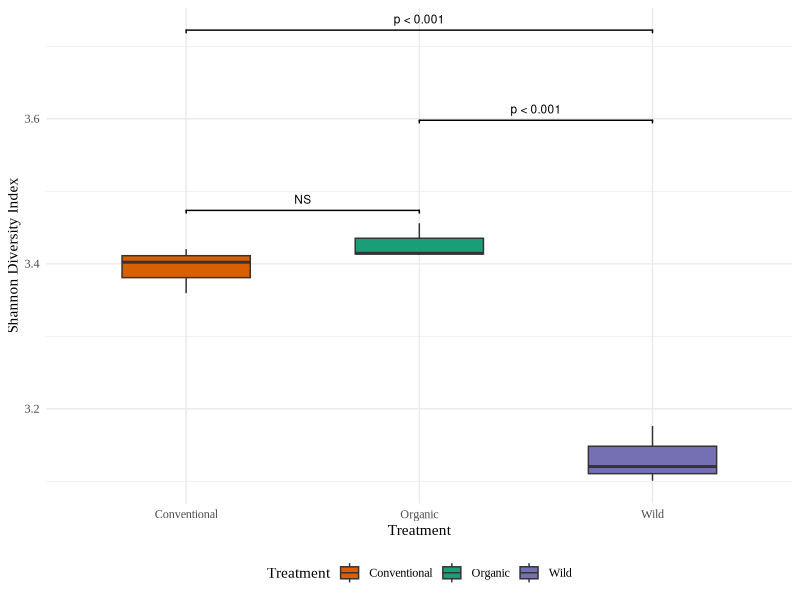
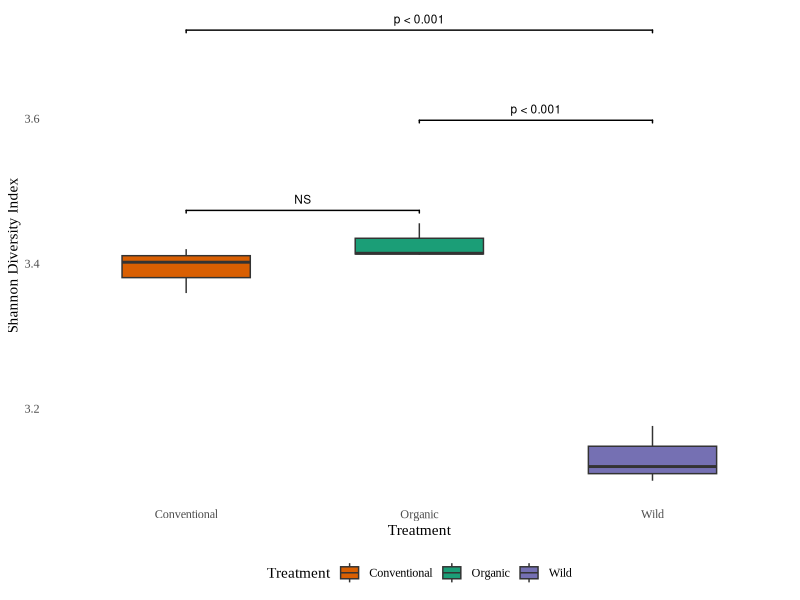

Source code (R) for these figures, in order: (Note: this script raises an error after producing the figures.)
# ============================================================
# FIGURA COMPUESTA a) b) c) d) — mismo estilo que ejemplo
# ============================================================

# ---- Paquetes
library(tidyverse)
library(vegan)
library(ggsignif)
library(RColorBrewer)
library(cowplot)
library(png)
library(grid)
library(ggtext)

# ---- Parámetros generales
panel_width_in  <- 6
panel_height_in <- 5
dpi_out         <- 600
gutter_pts      <- 2
base_family     <- "Times New Roman"

organ_levels <- c("Bark","Grape","Leaf","Soil")
organ_cols <- c(Bark="#66C2A5", Grape="#FC8D62", Leaf="#8DA0CB", Soil="#E78AC3")

strip_grid <- function(p) {
  p + theme(panel.grid.major = element_blank(),
            panel.grid.minor = element_blank(),
            panel.background = element_rect(fill = "white", colour = NA))
}
fmt_p <- function(p) {
  if (is.na(p) || p > 0.05) "NS"
  else if (p < 0.001) "p < 0.001"
  else paste0("p = ", format(round(p, 3), nsmall = 3, trim = TRUE))
}

# ============================================================
# ===== Panel a) Shannon por Treatment (Figure_7a.csv)
# ============================================================
raw_data_a <- read.csv("data/Figure_7a-b.csv", sep = ";", dec = ",", check.names = FALSE)
names(raw_data_a) <- gsub("\\s+", ".", trimws(names(raw_data_a)))

if (!"Relative.Abundance" %in% names(raw_data_a)) {
  raw_data_a$Abundance <- as.numeric(gsub(",", ".", raw_data_a$Abundance))
  raw_data_a <- raw_data_a %>%
    group_by(Sample) %>%
    mutate(Relative.Abundance = Abundance/sum(Abundance, na.rm = TRUE)) %>%
    ungroup()
}

shannon_a <- raw_data_a %>%
  group_by(Sample, Treatment) %>%
  summarise(Shannon = diversity(Relative.Abundance, "shannon"), .groups="drop")

anova_a <- aov(Shannon ~ Treatment, data = shannon_a)
tukey_a <- TukeyHSD(anova_a)$`Treatment`
comparisons_a <- list(c("Organic","Conventional"), c("Organic","Wild"), c("Conventional","Wild"))
p_labels_a <- sapply(tukey_a[,4], fmt_p)

p_a <- ggplot(shannon_a, aes(Treatment, Shannon, fill = Treatment)) +
  geom_boxplot(width=0.55, outlier.size=1.8, fatten=2) +
  scale_fill_manual(values = c(Organic="#1b9e77",Conventional="#d95f02",Wild="#7570b3")) +
  ggsignif::geom_signif(comparisons = comparisons_a, annotations = p_labels_a,
                        map_signif_level = FALSE, step_increase = 0.35,
                        tip_length=0.01, textsize=3, vjust=-0.2) +
  theme_minimal(base_family = base_family) +
  labs(x="Treatment", y="Shannon Diversity Index") +
  theme(legend.position="bottom")
panel_a <- strip_grid(p_a)

# ============================================================
# ===== Panel b) Shannon por órgano (Figure_7b.csv)
# ============================================================
raw_data_b <- read.csv("data/Figure_7a-b.csv", sep = ";", dec = ",", check.names = FALSE)
raw_data_b$Abundance <- as.numeric(gsub(",", ".", raw_data_b$Abundance))

df_b <- raw_data_b %>%
  group_by(Sample, Organ.Material, Genera) %>%
  summarise(Abundance=sum(Abundance, na.rm=TRUE), .groups="drop") %>%
  group_by(Sample, Organ.Material) %>%
  mutate(Rel_Abundance=Abundance/sum(Abundance, na.rm=TRUE)) %>%
  ungroup()

shannon_b <- df_b %>%
  group_by(Sample, Organ.Material) %>%
  summarise(Shannon = diversity(Rel_Abundance, "shannon"), .groups="drop")

anova_b <- aov(Shannon ~ Organ.Material, data = shannon_b)
tukey_b <- TukeyHSD(anova_b)$`Organ.Material`
comparisons_b <- strsplit(rownames(tukey_b), "-")
p_labels_b <- sapply(tukey_b[,4], fmt_p)

p_b <- ggplot(shannon_b, aes(Organ.Material, Shannon, fill = Organ.Material)) +
  geom_boxplot(width=0.55, outlier.size=1.8) +
  scale_fill_manual(values=organ_cols) +
  ggsignif::geom_signif(comparisons=comparisons_b, annotations=p_labels_b,
                        map_signif_level=FALSE, step_increase=0.12,
                        tip_length=0.01, textsize=2.7, vjust=-0.2) +
  theme_minimal(base_family = base_family) +
  labs(x="Plant Organ", y="Shannon Diversity Index") +
  theme(axis.text.x=element_text(angle=45,hjust=1),
        legend.position="bottom")
panel_b <- strip_grid(p_b)

# ============================================================
# ===== Panel c) NMDS (Figure_7c.csv)
# ============================================================
raw_data_c <- read.csv("data/Figure_7c.csv", sep = ",", check.names = FALSE)
abund_mat <- as.matrix(raw_data_c[, -1])
rownames(abund_mat) <- raw_data_c$Sample_ID
set.seed(123)
nmds <- metaMDS(abund_mat, distance="bray", k=2, trymax=100)

metadata <- data.frame(do.call(rbind, strsplit(raw_data_c$Sample_ID, "_")))
colnames(metadata) <- c("Rep","Treatment","Organ")

df_c <- data.frame(Sample=raw_data_c$Sample_ID,
                   NMDS1=nmds$points[,1], NMDS2=nmds$points[,2],
                   Treatment=metadata$Treatment,
                   Organ=factor(metadata$Organ, levels=organ_levels))

p_c <- ggplot(df_c, aes(NMDS1, NMDS2, color=Organ, shape=Treatment)) +
  geom_point(size=3) +
  scale_color_manual(values=organ_cols) +
  theme_minimal(base_family = base_family) +
  labs(x="NMDS1", y="NMDS2") +
  theme(legend.position="bottom")
panel_c <- strip_grid(p_c)

# ============================================================
# ===== Panel d) Barras apiladas (Figure_7d.csv)
# ============================================================
raw_data_d <- read.csv("data/Figure_7d.csv", sep = ";", dec = ",", check.names = FALSE)
raw_data_d$Abundance <- as.numeric(gsub(",", ".", raw_data_d$Abundance))

df_d <- raw_data_d %>%
  group_by(System, Medium, Ecosystem, Class) %>%
  summarise(Abundance=sum(Abundance, na.rm=TRUE), .groups="drop") %>%
  group_by(System, Medium, Ecosystem) %>%
  mutate(Rel_Abundance=100*Abundance/sum(Abundance, na.rm=TRUE)) %>%
  ungroup()

p_d <- ggplot(df_d, aes(System, Rel_Abundance, fill=Class)) +
  geom_bar(stat="identity", position="stack", width=0.25, color="white", linewidth=0.2) +
  facet_grid(Ecosystem ~ Medium) +
  theme_minimal(base_family = base_family) +
  labs(y="Relative Abundance (%)", x=NULL, fill="Bacterial Class") +
  theme(axis.text.x=ggtext::element_markdown(angle=45,hjust=1),
        legend.position="right")
panel_d <- strip_grid(p_d)

# ============================================================
# Exportar paneles individuales a TIFF
# ============================================================
tiff("output/panel_a.tiff", width=panel_width_in, height=panel_height_in,
     units="in", res=dpi_out, compression="lzw")
print(panel_a); dev.off()

tiff("output/panel_b.tiff", width=panel_width_in, height=panel_height_in,
     units="in", res=dpi_out, compression="lzw")
print(panel_b); dev.off()

tiff("output/panel_c.tiff", width=panel_width_in, height=panel_height_in,
     units="in", res=dpi_out, compression="lzw")
print(panel_c); dev.off()

tiff("output/panel_d.tiff", width=panel_width_in, height=panel_height_in,
     units="in", res=dpi_out, compression="lzw")
print(panel_d); dev.off()

# ============================================================
# Figura compuesta final a 12x10 in
# ============================================================
fila1 <- plot_grid(panel_a, panel_b, ncol=2, labels=c("a)","b)"),
                   label_size=14, label_fontface="bold",
                   label_x=0.02, label_y=0.98, hjust=0, vjust=1)
fila2 <- plot_grid(panel_c, panel_d, ncol=2, labels=c("c)","d)"),
                   label_size=14, label_fontface="bold",
                   label_x=0.02, label_y=0.98, hjust=0, vjust=1)
fig_final <- plot_grid(fila1, fila2, ncol=1)

tiff("output/Figure_7.tiff", width=12, height=10,
     units="in", res=dpi_out, compression="lzw")
print(fig_final); dev.off()

pdf("output/Figure_7.pdf", width=12, height=10)
print(fig_final); dev.off()

